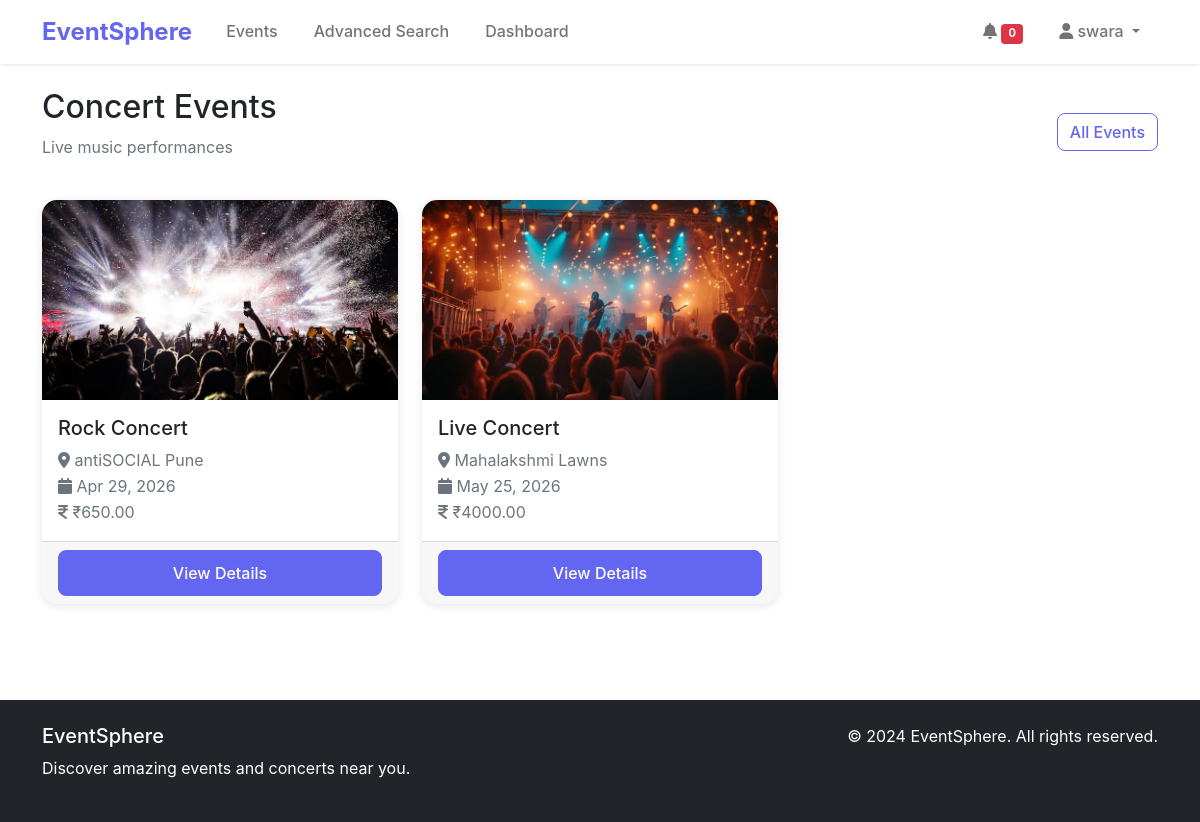
Page /events/category/concert/ (signed in) on the committed database.
### events/models.py (models this page shows, shortened)
class Category(models.Model):
    name = models.CharField(max_length=100)
    slug = models.SlugField(unique=True)
    description = models.TextField(blank=True)
    image = models.ImageField(upload_to='categories/', blank=True, null=True)
    class Meta:
        verbose_name_plural = "Categories"

class Event(models.Model):
    title = models.CharField(max_length=200)
    description = models.TextField()
    category = models.ForeignKey(Category, on_delete=models.CASCADE)
    venue = models.ForeignKey(Venue, on_delete=models.CASCADE)
    date = models.DateTimeField()
    price = models.DecimalField(max_digits=10, decimal_places=2)
    image = models.ImageField(upload_to='events/', blank=True, null=True)
    created_by = models.ForeignKey(User, on_delete=models.CASCADE, null=True, blank=True)
    created_at = models.DateTimeField(auto_now_add=True)
    updated_at = models.DateTimeField(auto_now=True)
    is_active = models.BooleanField(default=True)
    class Meta:
        ordering = ['date']

class Venue(models.Model):
    name = models.CharField(max_length=200)
    address = models.TextField()
    city = models.CharField(max_length=100)
    state = models.CharField(max_length=100)
    zip_code = models.CharField(max_length=20)
    capacity = models.IntegerField(default=0)

### events/views.py (the view)
# urls.py: path('category/<slug:slug>/', views.events_by_category, name='events_by_category'),
def events_by_category(request, slug):
    category = get_object_or_404(Category, slug=slug)
    events = Event.objects.filter(category=category, is_active=True).order_by('date')
    paginator = Paginator(events, 12)
    page_number = request.GET.get('page')
    page_obj = paginator.get_page(page_number)
    context = {
        'category': category,
        'page_obj': page_obj,
    }
    return render(request, 'events/events_by_category.html', context)

### templates/events/events_by_category.html (shortened to what this page needs)
{% extends 'base.html' %}
{% load static %}
{% block content %}
<div class="container py-4">
    <div class="row">
        <div class="col-12">
            <div class="d-flex justify-content-between align-items-center mb-4">
                <div>
                    <h2>{{ category.name }} Events</h2>
                    <p class="text-muted">{{ category.description }}</p>
                </div>
                <a href="{% url 'events:event_list' %}" class="btn btn-outline-primary">All Events</a>
            </div>
            {% if page_obj %}
            <div class="row">
                {% for event in page_obj %}
                <div class="col-md-4 mb-4">
                    <div class="card event-card h-100">
                        {% if event.image %}
                        <img src="{{ event.image.url }}" class="card-img-top" alt="{{ event.title }}">
                        {% else %}
                        <div class="card-img-top bg-primary d-flex align-items-center justify-content-center" style="height: 200px;">
                            <i class="fas fa-calendar-alt fa-3x text-white"></i>
                        </div>
                        {% endif %}
                        <div class="card-body">
                            <h5 class="card-title">{{ event.title }}</h5>
                            <p class="card-text text-muted">
                                <i class="fas fa-map-marker-alt"></i> {{ event.venue.name }}<br>
                                <i class="fas fa-calendar"></i> {{ event.date|date:"M d, Y" }}<br>
                                <i class="fas fa-indian-rupee-sign"></i> ₹{{ event.price }}
                            </p>
                        </div>
                        <div class="card-footer">
                            <a href="{% url 'events:event_detail' event.pk %}" class="btn btn-primary w-100">View Details</a>
                        </div>
                    </div>
                </div>
                {% endfor %}
            </div>
            {% endif %}
        </div>
    </div>
</div>
{% endblock %}

### templates/base.html (shortened to what this page needs)
<!DOCTYPE html>
<html lang="en">
<head>
    {% load static %}
    <link href="https://cdn.jsdelivr.net/npm/bootstrap@5.1.3/dist/css/bootstrap.min.css" rel="stylesheet">
    <link href="https://cdnjs.cloudflare.com/ajax/libs/font-awesome/6.0.0/css/all.min.css" rel="stylesheet">
    <link href="{% static 'css/style.css' %}" rel="stylesheet">
</head>
<body>
    <nav class="navbar navbar-expand-lg navbar-light bg-white shadow-sm">
        <div class="container">
            <a class="navbar-brand fw-bold" href="{% url 'home' %}">EventSphere</a>
            <div class="collapse navbar-collapse" id="navbarNav">
                <ul class="navbar-nav me-auto">
                    <li class="nav-item">
                        <a class="nav-link" href="{% url 'events:event_list' %}">Events</a>
                    </li>
                    <li class="nav-item">
                        <a class="nav-link" href="{% url 'events:advanced_search' %}">Advanced Search</a>
                    </li>
                    {% if user.is_authenticated %}
                    <li class="nav-item">
                        <a class="nav-link" href="{% url 'dashboard:dashboard' %}">Dashboard</a>
                    </li>
                    {% endif %}
                </ul>
                <ul class="navbar-nav">
                    {% if user.is_authenticated %}
                    <li class="nav-item">
                        <a class="nav-link" href="{% url 'notifications:notification_list' %}">
                            <i class="fas fa-bell"></i>
                            <span class="badge bg-danger" id="notification-count" style="font-size: 0.7em;">0</span>
                        </a>
                    </li>
                    <li class="nav-item dropdown">
                        <a class="nav-link dropdown-toggle" href="#" id="navbarDropdown" role="button" data-bs-toggle="dropdown">
                            <i class="fas fa-user"></i> {{ user.username }}
                        </a>
                    </li>
                    {% endif %}
                </ul>
            </div>
        </div>
    </nav>
    <main>
        {% block content %}
        {% endblock %}
    </main>
    <footer class="bg-dark text-white py-4 mt-5">
        <div class="container">
            <div class="row">
                <div class="col-md-6">
                    <h5>EventSphere</h5>
                    <p>Discover amazing events and concerts near you.</p>
                </div>
                <div class="col-md-6 text-md-end">
                    <p>&copy; 2024 EventSphere. All rights reserved.</p>
                </div>
            </div>
        </div>
    </footer>
</body>
</html>

### static/css/style.css (style rules this page uses)
:root { --primary-color: #6366f1; --secondary-color: #8b5cf6; --dark-color: #1f2937; --light-color: #f8fafc; }
body { font-family: 'Inter', -apple-system, BlinkMacSystemFont, sans-serif; line-height: 1.6; }
.event-card { border: none; border-radius: 15px; overflow: hidden; transition: transform 0.3s ease, box-shadow 0.3s ease; }
.event-card .card-img-top { height: 200px; object-fit: cover; }
.navbar-brand { font-size: 1.5rem; color: var(--primary-color) !important; }
.navbar-nav .nav-link { font-weight: 500; margin: 0 10px; }
.btn-primary { background-color: var(--primary-color); border-color: var(--primary-color); border-radius: 8px; font-weight: 500; padding: 10px 20px; }
.btn-outline-primary { color: var(--primary-color); border-color: var(--primary-color); border-radius: 8px; font-weight: 500; }
.card { border: none; border-radius: 15px; box-shadow: 0 2px 10px rgba(0, 0, 0, 0.1); }
.shadow-sm { box-shadow: 0 1px 3px rgba(0, 0, 0, 0.1) !important; }
footer { margin-top: auto; }

### rows in the picture
Category: name "Concert", description "Live music performances"
Event: image (picture), title "Rock Concert", venue.name "antiSOCIAL Pune", date "Apr 29, 2026", price "650.00"
Event: image (picture), title "Live Concert", venue.name "Mahalakshmi Lawns", date "May 25, 2026", price "4000.00"

### other values in the picture
{{ user.username }} "swara"
